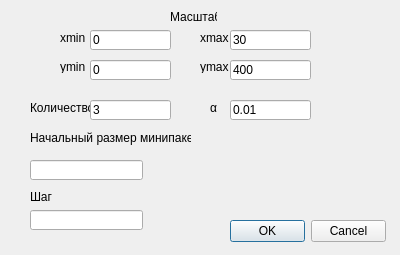
<?xml version="1.0" encoding="UTF-8"?>
<ui version="4.0">
 <class>Form</class>
 <widget class="QWidget" name="Form">
  <property name="geometry">
   <rect>
    <x>0</x>
    <y>0</y>
    <width>400</width>
    <height>255</height>
   </rect>
  </property>
  <property name="windowTitle">
   <string>Form</string>
  </property>
  <widget class="QLabel" name="label_2">
   <property name="geometry">
    <rect>
     <x>60</x>
     <y>31</y>
     <width>47</width>
     <height>13</height>
    </rect>
   </property>
   <property name="text">
    <string>xmin</string>
   </property>
  </widget>
  <widget class="QLabel" name="label">
   <property name="geometry">
    <rect>
     <x>170</x>
     <y>10</y>
     <width>47</width>
     <height>13</height>
    </rect>
   </property>
   <property name="text">
    <string>Масштаб</string>
   </property>
  </widget>
  <widget class="QLabel" name="label_3">
   <property name="geometry">
    <rect>
     <x>200</x>
     <y>31</y>
     <width>47</width>
     <height>13</height>
    </rect>
   </property>
   <property name="text">
    <string>xmax</string>
   </property>
  </widget>
  <widget class="QLabel" name="label_6">
   <property name="geometry">
    <rect>
     <x>30</x>
     <y>100</y>
     <width>61</width>
     <height>16</height>
    </rect>
   </property>
   <property name="text">
    <string>Количество</string>
   </property>
  </widget>
  <widget class="QLabel" name="label_5">
   <property name="geometry">
    <rect>
     <x>200</x>
     <y>60</y>
     <width>47</width>
     <height>13</height>
    </rect>
   </property>
   <property name="text">
    <string>ymax</string>
   </property>
  </widget>
  <widget class="QLineEdit" name="lineEdit_4">
   <property name="geometry">
    <rect>
     <x>230</x>
     <y>60</y>
     <width>81</width>
     <height>20</height>
    </rect>
   </property>
   <property name="text">
    <string>400</string>
   </property>
  </widget>
  <widget class="QLineEdit" name="lineEdit_6">
   <property name="geometry">
    <rect>
     <x>230</x>
     <y>100</y>
     <width>81</width>
     <height>20</height>
    </rect>
   </property>
   <property name="text">
    <string>0.01</string>
   </property>
  </widget>
  <widget class="QLineEdit" name="lineEdit_3">
   <property name="geometry">
    <rect>
     <x>230</x>
     <y>30</y>
     <width>81</width>
     <height>20</height>
    </rect>
   </property>
   <property name="text">
    <string>30</string>
   </property>
  </widget>
  <widget class="QLineEdit" name="lineEdit_5">
   <property name="geometry">
    <rect>
     <x>90</x>
     <y>100</y>
     <width>81</width>
     <height>20</height>
    </rect>
   </property>
   <property name="text">
    <string>3</string>
   </property>
  </widget>
  <widget class="QLabel" name="label_7">
   <property name="geometry">
    <rect>
     <x>210</x>
     <y>100</y>
     <width>91</width>
     <height>16</height>
    </rect>
   </property>
   <property name="text">
    <string>α </string>
   </property>
  </widget>
  <widget class="QLineEdit" name="lineEdit_2">
   <property name="geometry">
    <rect>
     <x>90</x>
     <y>60</y>
     <width>81</width>
     <height>20</height>
    </rect>
   </property>
   <property name="text">
    <string>0</string>
   </property>
  </widget>
  <widget class="QDialogButtonBox" name="buttonBox">
   <property name="geometry">
    <rect>
     <x>230</x>
     <y>220</y>
     <width>156</width>
     <height>23</height>
    </rect>
   </property>
   <property name="standardButtons">
    <set>QDialogButtonBox::Cancel|QDialogButtonBox::Ok</set>
   </property>
  </widget>
  <widget class="QLabel" name="label_4">
   <property name="geometry">
    <rect>
     <x>60</x>
     <y>60</y>
     <width>47</width>
     <height>13</height>
    </rect>
   </property>
   <property name="text">
    <string>ymin</string>
   </property>
  </widget>
  <widget class="QLineEdit" name="lineEdit">
   <property name="geometry">
    <rect>
     <x>90</x>
     <y>30</y>
     <width>81</width>
     <height>20</height>
    </rect>
   </property>
   <property name="text">
    <string>0</string>
   </property>
  </widget>
  <widget class="QLineEdit" name="lineEdit_7">
   <property name="geometry">
    <rect>
     <x>30</x>
     <y>160</y>
     <width>113</width>
     <height>20</height>
    </rect>
   </property>
  </widget>
  <widget class="QLineEdit" name="lineEdit_8">
   <property name="geometry">
    <rect>
     <x>30</x>
     <y>210</y>
     <width>113</width>
     <height>20</height>
    </rect>
   </property>
  </widget>
  <widget class="QLabel" name="label_8">
   <property name="geometry">
    <rect>
     <x>30</x>
     <y>190</y>
     <width>47</width>
     <height>13</height>
    </rect>
   </property>
   <property name="text">
    <string>Шаг</string>
   </property>
  </widget>
  <widget class="QLabel" name="label_9">
   <property name="geometry">
    <rect>
     <x>30</x>
     <y>130</y>
     <width>161</width>
     <height>16</height>
    </rect>
   </property>
   <property name="text">
    <string>Начальный размер минипакета</string>
   </property>
  </widget>
 </widget>
 <resources/>
 <connections/>
</ui>
